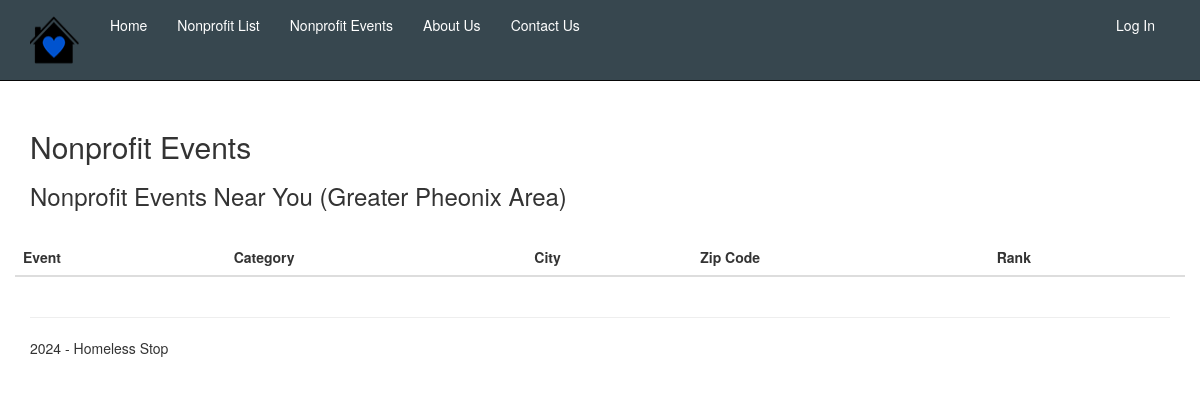
The page /eventslist/ on the database as committed earlier.
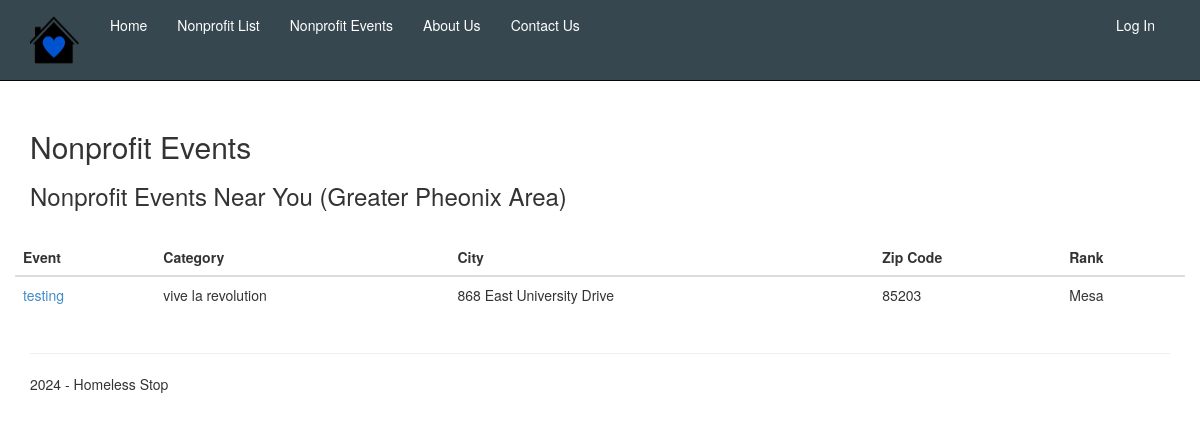
The same page on the database as committed later.
### app/models.py (models this page shows, shortened)
class Event(models.Model):
    name = models.CharField(max_length=100)
    nonprofit_name = models.CharField(max_length=100)
    type = models.CharField(max_length=500, blank=True, null=True)
    description = models.CharField(max_length=1000, blank=True, null=True)
    address = models.CharField(max_length=255, blank=True, null=True)
    city = models.CharField(max_length=100, blank=True, null=True)
    state = models.CharField(max_length=100, blank=True, null=True)
    zip_code = models.CharField(max_length=10, blank=True, null=True)
    country = models.CharField(max_length=100, blank=True, null=True)
    website = models.CharField(max_length=100, blank=True, null=True)
    host_website = models.CharField(max_length=200, blank=True, null=True)
    rank = models.IntegerField(default=999, blank=False, null=False)
    created_at = models.DateTimeField(auto_now_add=True)
    updated_at = models.DateTimeField(auto_now=True)

### app/views.py (the view)
# urls.py: path('eventslist/', views.eventslist, name='eventslist'),
def eventslist(request):
    assert isinstance(request, HttpRequest)
    events = Event.objects.all()
    return render(
        request,
        'app/eventslist.html',
        {
            'title':'Nonprofit Events',
            'message':'Ongoing nonprofit events you can contribute to.',
            'year':datetime.now().year,
            'events':events,
        }
    )

### app/templates/app/eventslist.html
{% extends "app/layout.html" %}
{% load static %}
{% block content %}
<h2>{{ title }}</h2>
<h3>Nonprofit Events Near You (Greater Pheonix Area)</h3>
<br />
<div class="container-fluid">
    <div class="row">
        <table id="eventTable" class="table" style="width: 100%;">
            <thead>
                <tr>
                    <th> Event </th>
                    <th> Category</th>
                    <th> City </th>
                    <th> Zip Code </th>
                    <th> Rank </th>
                </tr>
            </thead>
            <tbody>
                {% for event in events %}
                <tr>
                    <td class="col-1">
                        <a href="/eventdetails/{{event.id}}"> {{ event.name }} </a>
                    </td>
                    <td class="col-1">
                        {{ event.type }}
                    </td>
                    <td class="col-1">
                        {{ event.address }}
                    </td>
                    <td class="col-1">
                        {{ event.zip_code }}
                    </td>
                    <td class="col-1">
                        {{ event.city }}
                    </td>
                </tr>
                {% endfor %}
            </tbody>
        </table>
    </div>
</div>
        {% endblock %}

### app/templates/app/layout.html (shortened to what this page needs)
<!DOCTYPE html>
<html>
<head>
    {% load static %}
    <link rel="stylesheet" type="text/css" href="{% static 'app/content/bootstrap.min.css' %}" />
    <link rel="stylesheet" type="text/css" href="{% static 'app/content/site.css' %}" />
    <link rel="stylesheet" href="https://cdn.datatables.net/1.13.6/css/jquery.dataTables.min.css">
</head>
<body>
    <div class="navbar navbar-inverse navbar-fixed-top">
        <div class="container">
            <div class="navbar-header">
                <a href="/" class="navbar-brand"><img class="logo" src="{% static 'app/images/logo.png' %}" /></a>
            </div>
            <div class="navbar-collapse collapse">
                <ul class="nav navbar-nav">
                    <li><a href="{% url 'home' %}">Home</a></li>
                    <li><a href="{% url 'nonprofitlist' %}">Nonprofit List</a></li>
                    <li><a href="{% url 'eventslist' %}">Nonprofit Events</a></li>
                    <li><a href="{% url 'about' %}">About Us</a></li>
                    <li><a href="{% url 'contact' %}">Contact Us</a></li>
                </ul>
                {% include 'app/loginpartial.html' %}
            </div>
        </div>
    </div>
    <div class="container body-content">
        {% block content %}{% endblock %}
        <hr />
        <footer>
            <p>
                {{ year }} - <span class="fs-5">Homeless Stop</span>
            </p>
        </footer>
    </div>
</body>
</html>

### app/templates/app/loginpartial.html
{% if user.is_authenticated %}
<form id="logoutForm" action="/logout/" method="post" class="navbar-right">
    {% csrf_token %}
    <ul class="nav navbar-nav navbar-right">
        <li><span class="navbar-brand">Hello {{ user.username }}!</span></li>
        <li><a href="javascript:document.getElementById('logoutForm').submit()">Log Off</a></li>
    </ul>
</form>
{% else %}
<ul class="nav navbar-nav navbar-right">
    <li><a href="{% url 'login' %}">Log In</a></li>
</ul>
{% endif %}

### app/static/app/content/site.css (style rules this page uses)
body { padding-top: 50px; padding-bottom: 20px; }
.body-content { padding-left: 15px; padding-right: 15px; padding-top: 60px; }
.nav { padding-left: 0; margin-bottom: 0; list-style: none; }
.nav:before, .nav:after { display: table; content: " "; }
.nav:after { clear: both; }
.nav > li { position: relative; display: block; }
.nav > li > a { position: relative; display: block; padding: 10px 15px; }
.navbar { position: relative; z-index: 1000; min-height: 50px; margin-bottom: 20px; border: 1px solid transparent; }
.navbar:before, .navbar:after { display: table; content: " "; }
.navbar:after { clear: both; }
@media (min-width: 768px) { .navbar { border-radius: 4px; } }
.navbar-header:before, .navbar-header:after { display: table; content: " "; }
.navbar-header:after { clear: both; }
@media (min-width: 768px) { .navbar-header { float: left; } }
.navbar-collapse { max-height: 340px; padding-right: 15px; padding-left: 15px; overflow-x: visible; border-top: 1px solid transparent; box-shadow: inset 0 1px 0 rgba(255, 255, 255, 0.1); -webkit-overflow-scrolling: touch; }
.navbar-collapse:before, .navbar-collapse:after { display: table; content: " "; }
.navbar-collapse:after { clear: both; }
@media (min-width: 768px) { .navbar-collapse { width: auto; border-top: 0; box-shadow: none; } }
@media (min-width: 768px) { .navbar-collapse.collapse { display: block !important; height: auto !important; padding-bottom: 0; overflow: visible !important; } }
@media (min-width: 768px) { .navbar-collapse .navbar-nav.navbar-right:last-child { margin-right: -15px; } }
.container > .navbar-header, .container > .navbar-collapse { margin-right: -15px; margin-left: -15px; }
@media (min-width: 768px) { .container > .navbar-header, .container > .navbar-collapse { margin-right: 0; margin-left: 0; } }
.navbar-fixed-top, .navbar-fixed-bottom { position: fixed; right: 0; left: 0; border-width: 0 0 1px; }
@media (min-width: 768px) { .navbar-fixed-top, .navbar-fixed-bottom { border-radius: 0; } }
.navbar-fixed-top { top: 0; z-index: 1030; }
.navbar-brand { float: left; padding: 15px 15px; font-size: 18px; line-height: 20px; }
@media (min-width: 768px) { .navbar > .container .navbar-brand { margin-left: -15px; } }
.navbar-nav { margin: 7.5px -15px; }
.navbar-nav > li > a { padding-top: 10px; padding-bottom: 10px; line-height: 20px; }
@media (min-width: 768px) { .navbar-nav { float: left; margin: 0; } }
@media (min-width: 768px) { .navbar-nav > li { float: left; } }
@media (min-width: 768px) { .navbar-nav > li > a { padding-top: 15px; padding-bottom: 15px; } }
@media (min-width: 768px) { .navbar-right { float: right !important; } }
.navbar-inverse { background-color: #222222; border-color: #080808; }
.navbar-inverse .navbar-brand { color: #999999; }
.navbar-inverse .navbar-nav > li > a { color: #999999; }
.navbar-inverse .navbar-collapse, .navbar-inverse .navbar-form { border-color: #101010; }
.navbar-inverse { background-color: #37474f; border-color: #080808; }
.navbar-inverse .navbar-brand { color: #000000; }
.navbar-inverse .navbar-nav > li > a { color: #ffffff; }
.navbar-collapse { flex-basis: auto; flex-grow: 1; }
@media (min-width: 575.98px) { .navbar-nav { flex-direction: row; } }
.navbar>.container { display: block; }
.logo { width: 50px; height: 50px; }

Rows that differ between the two databases and show on the page:
added Event: name "testing", type "vive la revolution", address "868 East University Drive", zip_code "85203", city "Mesa"
